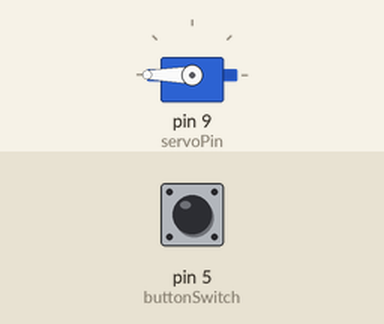
This sketch was run on a simulated Arduino Uno, built with avr-gcc and run on an emulated ATmega328P. Shown: servo. The test bench sets the inputs (shaded band); at power-on: pin 5 (buttonSwitch) HIGH.

Above: at 2.8 s.
2.9 s: pin 5 (buttonSwitch) pulled LOW for 1.2 s
At 3.5 s:
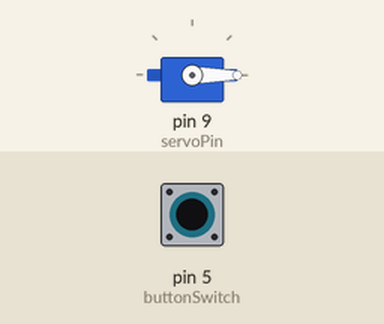
5.6 s: pin 5 (buttonSwitch) pulled LOW for 3.2 s
At 9.1 s:
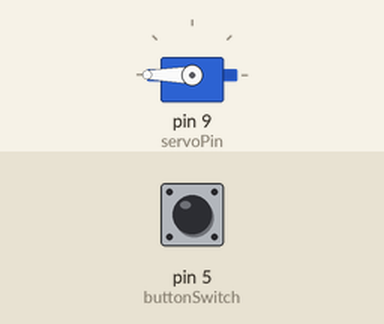
Timing chart, 0 to 10.6 s (numbered marks = the images above; inputs shaded):
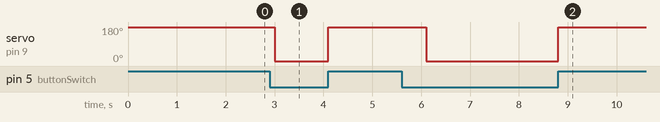

The sketch:

INTEE_TEST_I.ino
```cpp
#include <Servo.h>
const int buttonSwitch = 5;
const int servoPin = 9;
Servo servo1;

void setup()
{
  servo1.attach(servoPin);
  pinMode(5, INPUT);
}

void loop()
{
  const int position1 = 0;
  const int position2 = 180;
  int switchValue = digitalRead(buttonSwitch);
  if (switchValue == LOW)
  {
    servo1.write(position1);
  }
  else
  {
  servo1.attach(9);
  servo1.write(position2);
  delay(1000);
  }


}
```

Measured:
- after the input at 2.9 s, servo on pin 9 (servoPin): 180° → 0° after 0.10 s, → 180° 1.1 s later
- after the input at 5.6 s, servo on pin 9 (servoPin): 180° → 0° after 0.50 s, → 180° 2.7 s later
